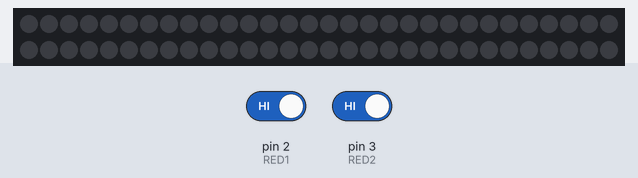
A sketch run on a simulated Arduino Uno, built with avr-gcc and run on an emulated ATmega328P. Parts: 60 RGB LEDs in strip order, left to right, continuing on the next row. Inputs (shaded band) come from the test bench; at power-on: pin 2 (RED1) HIGH, pin 3 (RED2) HIGH. Random numbers use the default seed unless the sketch sets one.

Above: at 1.2 s.
1.3 s: pin 2 (RED1) driven LOW
At 2.1 s:
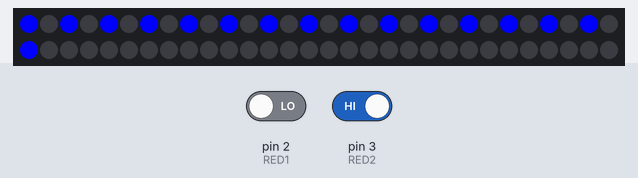
2.9 s: pin 3 (RED2) driven LOW
At 6.07 s:
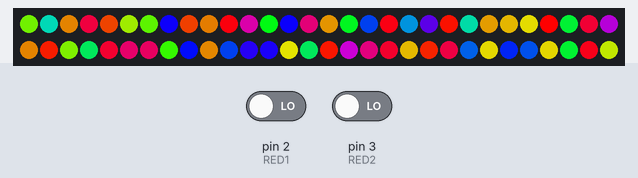
At 8.8 s:
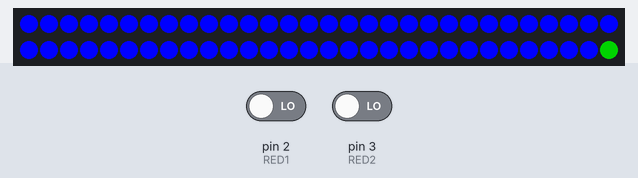

The sketch:

testButtons.ino
```cpp
#include <FastLED.h>
#define LED_PIN 7
#define RED1    2
#define GREEN1   0
#define YELLOW1 1
#define RED2   3
#define GREEN2   5
#define YELLOW2 4
#define NUM_LEDS    60

#define BLUE 0
#define RED 1
#define GREEN 2
#define YELLOW 3
#define WHITE 4
CRGB leds[NUM_LEDS];
int GameOver = 1;
int One_Score = 0;
int Two_Score = 0;
int B_Ready = 0;
int R_Ready = 0;
void setup() {
  FastLED.addLeds<WS2812, LED_PIN, GRB>(leds, NUM_LEDS);
    Serial.begin(9600);
}
void loop() {
  //  wait to start the game
  if (GameOver) {
    //reset score
    One_Score = 0;
    Two_Score = 0;
    B_Ready = 0;
    R_Ready = 0;


    //turn off lights
    for (int i = 0; i < NUM_LEDS; i++) {
      leds[i] = CRGB:: Black;

    }
    FastLED.show();


    //wait for players to ready up
    while (1) {
      //        Serial.println(digitalRead(3));


      if (B_Ready && R_Ready) {
        GameOver = 0;
        break;
      }

      //red team is ready
      if (digitalRead(RED1) == LOW) {

        for (int i = 0; i < NUM_LEDS - 1; i += 2) {
          leds[i] = CRGB:: Blue;
          FastLED.show();
          delay(50);
        }
        R_Ready = 1;
      }
      //blue team is ready
      if (digitalRead(RED2) == LOW) {

        for (int i = 1; i < NUM_LEDS - 1; i += 2) {
          leds[i] = CRGB:: White;
          FastLED.show();
          delay(50);
        }
        B_Ready = 1;
      }
    }

  }


  //have leds cycle randomly
  int randvalue = random(5, 40);

  for (int j = 0; j < randvalue; j++) {
    for (int i = 0; i < NUM_LEDS; i++) {
      leds[i] = CHSV(random8(), 255, 255);
    }
    FastLED.show();
    delay(200);
  }

  //pick random color to show (numbers 0 - 4
  int color = random(0, 3);

  switch (color) {
    //if red
    case 0:
      for (int i = 0; i < NUM_LEDS; i++) leds[i] = CRGB:: Red;
      break;
    //if green
    case 1:
      for (int i = 0; i < NUM_LEDS; i++) leds[i] = CRGB:: Green;
      break;
    //if yellow
    case 2:
      for (int i = 0; i < NUM_LEDS; i++) leds[i] = CHSV(21, 255, 255);
      break;
  }

  FastLED.show();
  while (1) {
    if (color == 0) {
      if (digitalRead(RED1) == LOW) {
        One_Score++;
        for (int i = 0; i < NUM_LEDS - 1; i++) {
          leds[i] = CRGB:: Blue;
        }
        FastLED.show();
        delay(100);
        break;
      }
      else if (digitalRead(RED2) == LOW) {
        for (int i = 0; i < NUM_LEDS - 1; i++) {
          leds[i] = CRGB:: White;
        }
        FastLED.show();
        delay(100);
        Two_Score++;
        break;
      }
    }
    else if (color == 1) {
      if (digitalRead(GREEN1) == LOW) {
        One_Score++;
        for (int i = 0; i < NUM_LEDS - 1; i++) {
          leds[i] = CRGB:: Blue;
        }
        FastLED.show();
        delay(100);
        break;
      }
      else if (digitalRead(GREEN2) == LOW) {
        Two_Score++;
        for (int i = 0; i < NUM_LEDS - 1; i++) {
          leds[i] = CRGB:: White;
        }
        FastLED.show();
        delay(100);
        break;
      }
    }
    else if (color == 2) {
      if (digitalRead(YELLOW1) == LOW) {
        One_Score++;
        for (int i = 0; i < NUM_LEDS - 1; i++) {
          leds[i] = CRGB:: Blue;
        }
        FastLED.show();
        delay(100);
        break;
      }
      else if (digitalRead(YELLOW2) == LOW) {
        Two_Score++;
        for (int i = 0; i < NUM_LEDS - 1; i++) {
          leds[i] = CRGB:: White;
        }
        FastLED.show();
        delay(100);
        break;
      }
    }


  }
  delay(1000);

  if (One_Score > 2 || Two_Score > 2) GameOver = 1;

}
```

Measured:
- after the input at 1.3 s, the LEDs: first change at once (image 1 shows a later state)
- after the input at 2.9 s, the LEDs: first change after 1.6 s (image 2 shows a later state)
